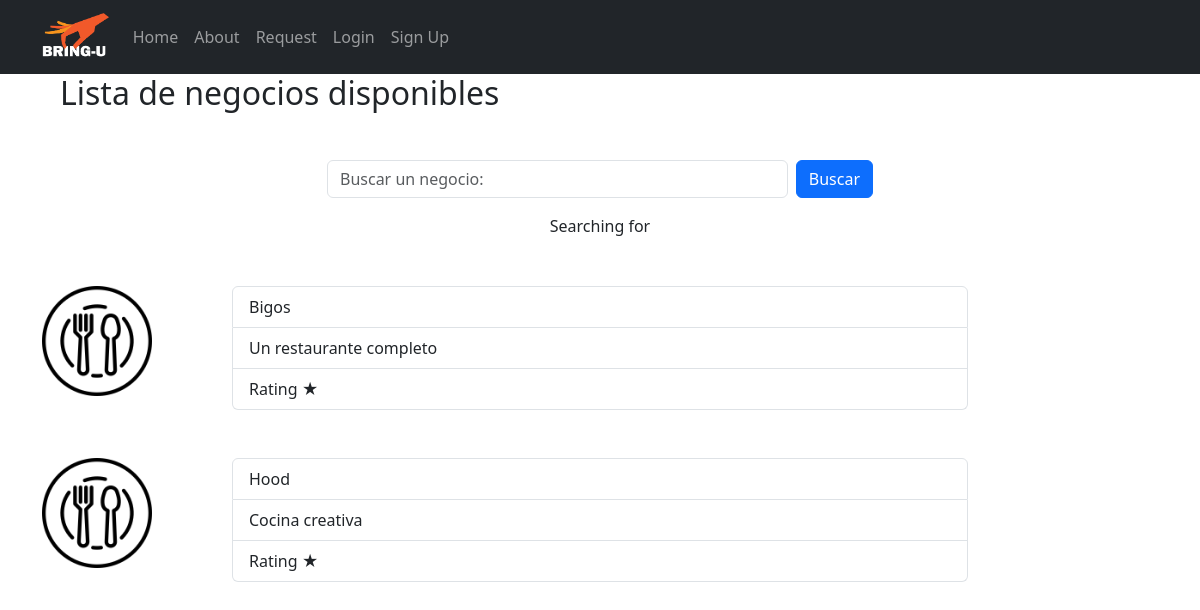
Screenshot of /business with the database file from the repository.
### bring_u/models.py (models this page shows, shortened)
class Business(models.Model):
    id_business = models.AutoField(primary_key=True)
    name = models.CharField(max_length=70)
    desc = models.CharField(max_length=100)
    opening_time = models.TimeField(default="07:00:00")
    closing_time = models.TimeField(default="18:00:00")

### bring_u/views.py (the view, shortened to what this page needs)
# urls.py: path('business',bringuViews.business),
def business(request):
    user = request.user
    is_delivering = UserProfile.objects.filter(username=user, is_service_prov=True).exists() if user.is_authenticated else False
    searchBusiness= request.GET.get('searchBusiness')
    if searchBusiness:
        businesses = Business.objects.filter(name__icontains = searchBusiness)
    else:
        businesses =  Business.objects.all()
        searchBusiness = ""
    businessesDict = {
        'businesses': businesses,
        'searchRestaurant':searchBusiness,
        'is_delivering':is_delivering
    }
    return render(request, 'business.html', businessesDict  )

### bring_u/templates/business.html (shortened to what this page needs)
<body>
  {% extends "base.html" %}
  {% block content %}
    <h2 id="restaurant-list">Lista de negocios disponibles</h2>
    <div class="container mt-5">
      <div class="row justify-content-center">
          <div class="col-md-6">
              <form class="d-flex" action="">
                  <input class="form-control me-2" name="searchBusiness" type="text"  placeholder="Buscar un negocio:" aria-label="Search">
                  <button class="btn btn-primary" type="submit">Buscar</button>
                </form>
              </div>
            </div>
      </div>
      <div id="searchReference">
        <p>Searching for {{ searchBusiness }}</p>
      </div>
        {% for business in businesses %}
        <div class="container mt-5" id="clickable-container" onclick="redirectToLink('{{business.id_business}}')">
          <div class="row">
              <div class="col-md-2">
                  <img src="../../media/food.png" alt="Image" class="img-fluid">
              </div>
              <div class="col-md-8">
                  <ul class="list-group">
                      <li class="list-group-item font-weight-bold">{{business.name}}</li>
                      <li class="list-group-item">{{business.desc}}</li>
                      <li class="list-group-item">Rating ★</li>
                  </ul>
              </div>
          </div>
      </div>
      {%endfor%}
 {% endblock %}

### bring_u/templates/business.html (style rules this page uses)
#restaurant-list { margin-left: 5vw; }
.img-fluid { width: 110px!important; }
#searchReference { width: 100vw; text-align: center; }
#clickable-container { cursor: pointer; }

### rows the page displays
Business: name "Bigos", desc "Un restaurante completo"
Business: name "Hood", desc "Cocina creativa"
